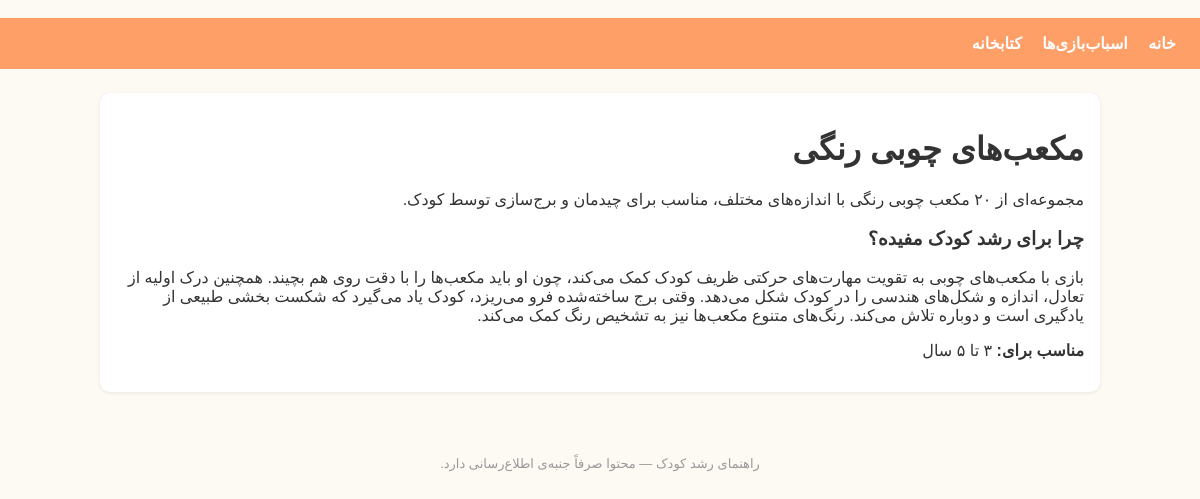
Page /toys/mokab-choobi-rangi-2026/ on the committed database.
### catalog/models.py (models this page shows, shortened)
class Toy(models.Model):
    title = models.CharField(max_length=200)
    slug = models.SlugField(unique=True)
    age_groups = models.ManyToManyField(AgeGroup, related_name="toys")
    development_areas = models.ManyToManyField(DevelopmentArea, related_name="toys", blank=True)
    short_description = models.CharField(max_length=300)
    why_it_helps = models.TextField()
    image = models.ImageField(upload_to="toys/", blank=True, null=True)
    affiliate_source = models.ForeignKey(AffiliateSource, on_delete=models.SET_NULL, null=True, blank=True)
    affiliate_url = models.URLField(blank=True)
    price_range = models.CharField(max_length=100, blank=True)
    created_at = models.DateTimeField(auto_now_add=True)
    class Meta:
        ordering = ["-created_at"]

class AgeGroup(models.Model):
    title = models.CharField(max_length=50)
    min_age_months = models.PositiveIntegerField()
    max_age_months = models.PositiveIntegerField()
    order = models.PositiveIntegerField(default=0)
    description = models.TextField(blank=True)
    class Meta:
        ordering = ["order"]

### catalog/views.py (the view)
# urls.py: path("toys/<slug:slug>/", views.toy_detail, name="toy_detail"),
def toy_detail(request, slug):
    toy = get_object_or_404(Toy, slug=slug)
    return render(request, "catalog/toy_detail.html", {"toy": toy})

### templates/catalog/toy_detail.html (shortened to what this page needs)
﻿{% extends "base.html" %}
{% block content %}
  <div class="card">
    <h1>{{ toy.title }}</h1>
    <p>{{ toy.short_description }}</p>
    <h3>چرا برای رشد کودک مفیده؟</h3>
    <p>{{ toy.why_it_helps }}</p>
    <p><strong>مناسب برای:</strong>
      {% for age in toy.age_groups.all %}{{ age.title }}{% if not forloop.last %}، {% endif %}{% endfor %}
    </p>
  </div>
{% endblock %}

### templates/base.html (style rules this page uses)
body { font-family: Tahoma, sans-serif; margin: 0; background: #fdf9f3; color: #333; }
.card { background: white; border-radius: 10px; padding: 16px; margin-bottom: 16px; box-shadow: 0 1px 4px rgba(0,0,0,0.08); }

### rows in the picture
Toy: title "مکعب‌های چوبی رنگی", short_description "مجموعه‌ای از ۲۰ مکعب چوبی رنگی با اندازه‌های مختلف، مناسب برای چیدمان و برج‌سازی توسط کودک.", why_it_helps "بازی با مکعب‌های چوبی به تقویت مهارت‌های حرکتی ظریف کودک کمک می‌کند، چون او باید مکعب‌ها را با دقت روی هم بچیند. همچنین درک اولیه از تعادل، اندازه و شکل‌های هندسی را در کودک شکل می‌دهد. وقتی برج ساخته‌شده فرو می‌ریزد، کودک یاد می‌گیرد که شکست بخشی طبیعی از یادگیری است و دوباره تلاش می‌کند. رنگ‌های متنوع مکعب‌ها نیز به تشخیص رنگ کمک می‌کند."
AgeGroup: title "۳ تا ۵ سال"
